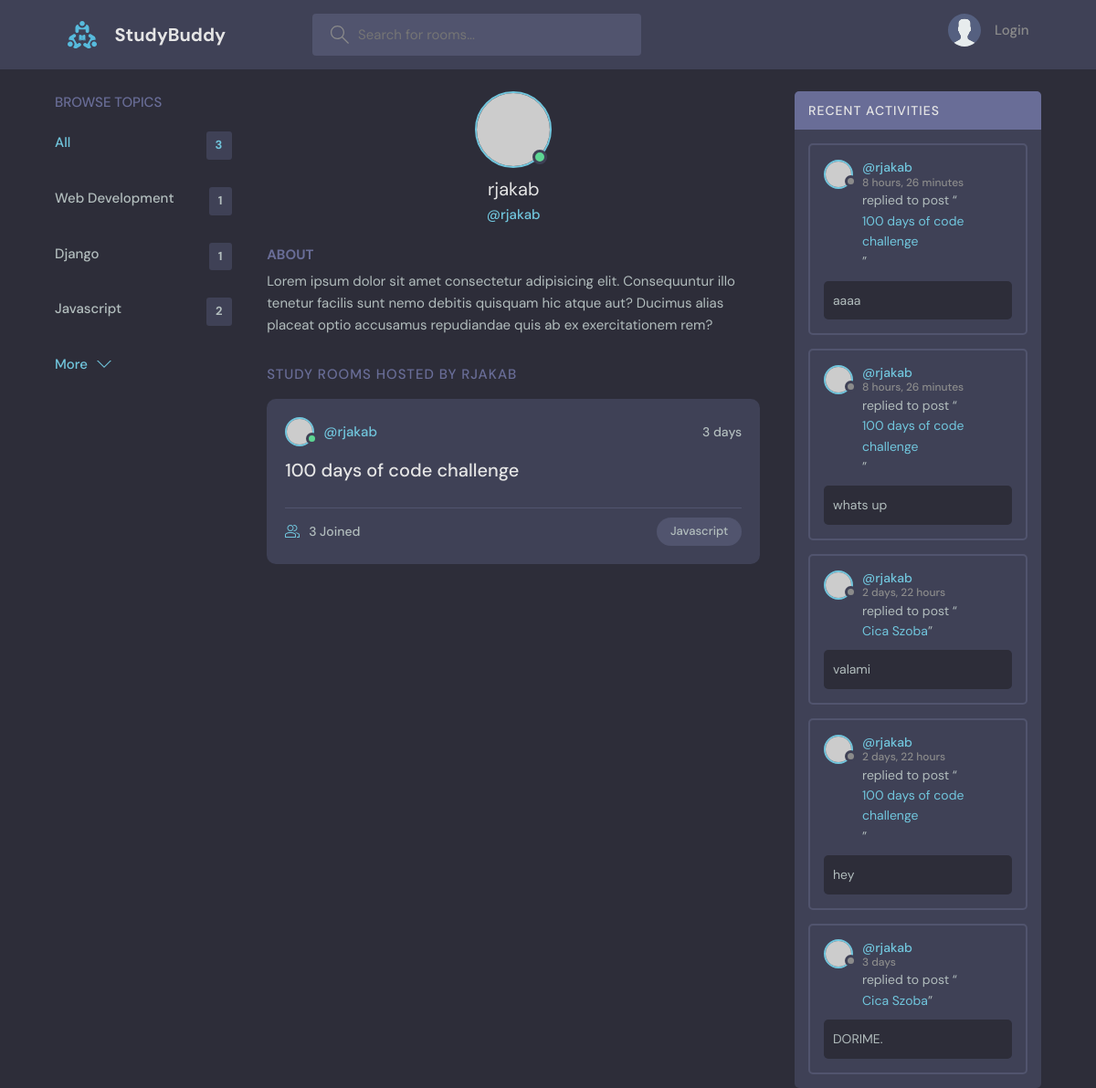
Page /profile/1/ on the earlier database version.
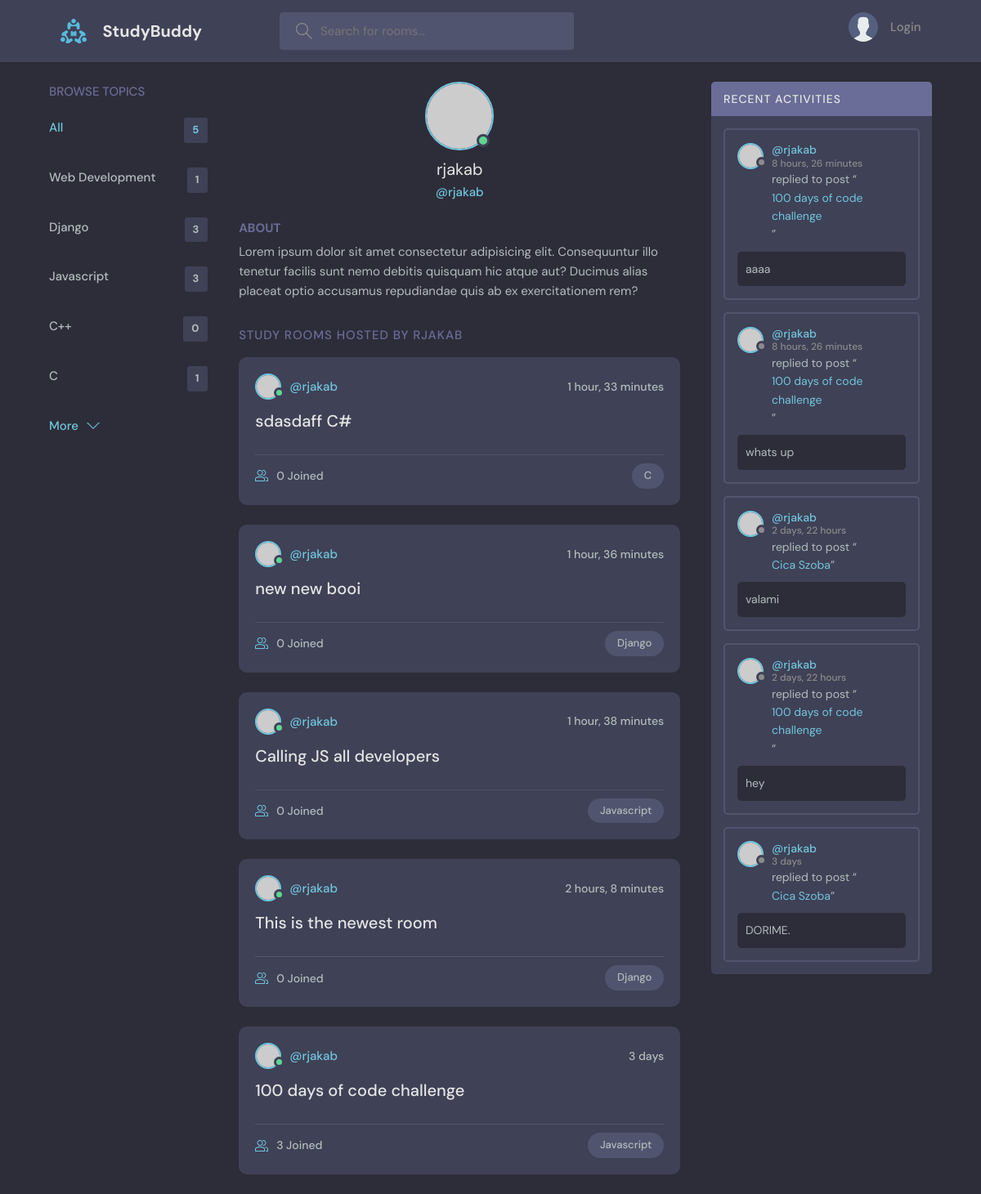
Same page on the later database version.
### base/models.py (models this page shows, shortened)
class Topic(models.Model):
    name = models.CharField(max_length=200)

class Room(models.Model):
    host = models.ForeignKey(User, on_delete=models.SET_NULL, null=True)
    topic = models.ForeignKey(Topic, on_delete=models.SET_NULL, null=True)
    name = models.CharField(max_length=200)
    description = models.TextField(null=True, blank=True)
    participants = models.ManyToManyField(
        User, related_name='participants', blank=True)
    updated = models.DateTimeField(auto_now=True)
    created = models.DateTimeField(auto_now_add=True)
    class Meta:
        ordering = ['-updated', '-created']
    def __str__(self) -> str:
        return self.name

class Message(models.Model):
    user = models.ForeignKey(User, on_delete=models.CASCADE)
    room = models.ForeignKey(Room, on_delete=models.CASCADE)
    body = models.TextField()
    updated = models.DateTimeField(auto_now=True)
    created = models.DateTimeField(auto_now_add=True)
    class Meta:
        ordering = ['-updated', '-created']

### base/views.py (the view)
# urls.py: path("profile/<str:pk>/", views.userProfile, name="user-profile"),
def userProfile(request, pk):
    user = User.objects.get(id=pk)
    rooms = user.room_set.all()
    room_messages = user.message_set.all()
    topics = Topic.objects.all()
    context = {'user': user, 'rooms': rooms,
               'room_messages': room_messages, 'topics': topics}
    return render(request, 'base/profile.html', context=context)

### base/templates/base/profile.html (shortened to what this page needs)
{% extends 'main.html' %}
{% block content %}
<main class="profile-page layout layout--3">
  <div class="container">
    {% include 'base/topics_component.html' %}
    <div class="roomList">
      <div class="profile">
        <div class="profile__avatar">
          <div class="avatar avatar--large active">
            <img src="https://randomuser.me/api/portraits/men/11.jpg" />
          </div>
        </div>
        <div class="profile__info">
          <h3>{{user.username}}</h3>
          <p>@{{user.username}}</p>
        </div>
        <div class="profile__about">
          <h3>About</h3>
          <p>
            Lorem ipsum dolor sit amet consectetur adipisicing elit. Consequuntur illo tenetur
            facilis sunt nemo debitis quisquam hic atque aut? Ducimus alias placeat optio
            accusamus repudiandae quis ab ex exercitationem rem?
          </p>
        </div>
      </div>
      <div class="roomList__header">
        <div>
          <h2>Study Rooms Hosted by {{user.username}}</a>
          </h2>
        </div>
      </div>
      {% include 'base/feed_component.html' %}
    </div>
    {% include 'base/activity_component.html' %}
  </div>
</main>
{% endblock content %}

### templates/main.html (shortened to what this page needs)
<!DOCTYPE html>
{% load static %}
<html lang="en">
<head>
    <link rel="stylesheet" href="{% static 'styles/style.css' %}" />
</head>
<body>
    {% include 'navbar.html' %}
    {% block content %}
    {% endblock %}
</body>
</html>

### templates/navbar.html (shortened to what this page needs)
{% load static %}
<header class="header header--loggedIn">
    <div class="container">
        <a href="{% url 'home' %}" class="header__logo">
            <img src="{% static 'images/logo.svg' %}" />
            <h1>StudyBuddy</h1>
        </a>
        <form class="header__search" method="get" action="{% url 'home' %}">
            <label>
                <input name="q" type="text" placeholder="Search for rooms..." />
            </label>
        </form>
        <nav class="header__menu">
            {% if request.user.is_authenticated %}
            <div class="header__user">
                <a href="{% url 'update-user' %}">
                    <div class="avatar avatar--medium active">
                        <img src="https://randomuser.me/api/portraits/men/37.jpg" />
                    </div>
                    <p>{{request.user.username}} <span>@{{request.user.username}}</span></p>
                </a>
                <button class="dropdown-button">
                    <svg version="1.1" xmlns="http://www.w3.org/2000/svg" width="32" height="32" viewBox="0 0 32 32">
                        <title>chevron-down</title>
                        <path d="M16 21l-13-13h-3l16 16 16-16h-3l-13 13z"></path>
                    </svg>
                </button>
            </div>
            {% else %}
            <a href="{% url 'login' %}">
                <img src="{% static 'images/avatar.svg' %}" />
                <p>Login</p>
            </a>
            {% endif %}
        </nav>
    </div>
</header>

### base/templates/base/topics_component.html
<div class="topics">
    <div class="topics__header">
        <h2>Browse Topics</h2>
    </div>
    <ul class="topics__list">
        <li>
            <a href="{% url 'home' %}" class="active">All <span>{{topics.count}}</span></a>
        </li>
        {% for topic in topics %}
        <li>
            <a href="{% url 'home' %}?q={{topic.name}}">{{topic.name}} <span>{{topic.room_set.all.count}}</span></a>
        </li>
        {% endfor %}
    </ul>
    <a class="btn btn--link" href="/">
        More
        <svg version="1.1" xmlns="http://www.w3.org/2000/svg" width="32" height="32" viewBox="0 0 32 32">
            <title>chevron-down</title>
            <path d="M16 21l-13-13h-3l16 16 16-16h-3l-13 13z"></path>
        </svg>
    </a>
</div>

### base/templates/base/feed_component.html (shortened to what this page needs)
{% for room in rooms %}
<div class="roomListRoom">
    <div class="roomListRoom__header">
        <a href="{% url 'user-profile' room.host.id %}" class="roomListRoom__author">
            <div class="avatar avatar--small active">
                <img src="https://randomuser.me/api/portraits/men/11.jpg" />
            </div>
            <span>@{{room.host.username}}</span>
        </a>
        <div class="roomListRoom__actions">
            <span>{{room.created|timesince}}</span>
        </div>
    </div>
    <div class="roomListRoom__content">
        <a href="{% url 'room' room.id %}">{{room.name}}</a>
    </div>
    <div class="roomListRoom__meta">
        <a class="roomListRoom__joined">
            {{room.participants.all.count}} Joined
        </a>
        <p class="roomListRoom__topic">{{room.topic.name}}</p>
    </div>
</div>
{% endfor %}

### base/templates/base/activity_component.html (shortened to what this page needs)
<div class="activities">
    <div class="activities__header">
        <h2>Recent Activities</h2>
    </div>
    {% for message in room_messages %}
    <div class="activities__box">
        <div class="activities__boxHeader roomListRoom__header">
            <a href="{% url 'user-profile' message.user.id %}" class="roomListRoom__author">
                <div class="avatar avatar--small">
                    <img src="https://randomuser.me/api/portraits/women/11.jpg" />
                </div>
                <p>
                    @{{message.user}}
                    <span>{{message.created|timesince}}</span>
                </p>
            </a>
        </div>
        <div class="activities__boxContent">
            <p>replied to post “<a href="{% url 'room' message.room.id %}">{{message.room}}</a>”</p>
            <div class="activities__boxRoomContent">
                {{message.body}}
            </div>
        </div>
    </div>
    {% endfor %}
</div>

Differences in the rows shown:
computed for Topic "Django": room_set.all.count "1" → "3"
computed for Topic "Javascript": room_set.all.count "2" → "3"
added Topic: name "C++", room_set.all.count "0"
added Topic: name "C", room_set.all.count "1"
added Room: host.username "rjakab", created "1 hour, 33 minutes", name "sdasdaff C#", participants.all.count "0", topic.name "C"
added Room: host.username "rjakab", created "1 hour, 36 minutes", name "new new booi", participants.all.count "0", topic.name "Django"
added Room: host.username "rjakab", created "1 hour, 38 minutes", name "Calling JS all developers", participants.all.count "0", topic.name "Javascript"
added Room: host.username "rjakab", created "2 hours, 8 minutes", name "This is the newest room", participants.all.count "0", topic.name "Django"
Other differences:
{{ topics.count }}: "3" → "5"
